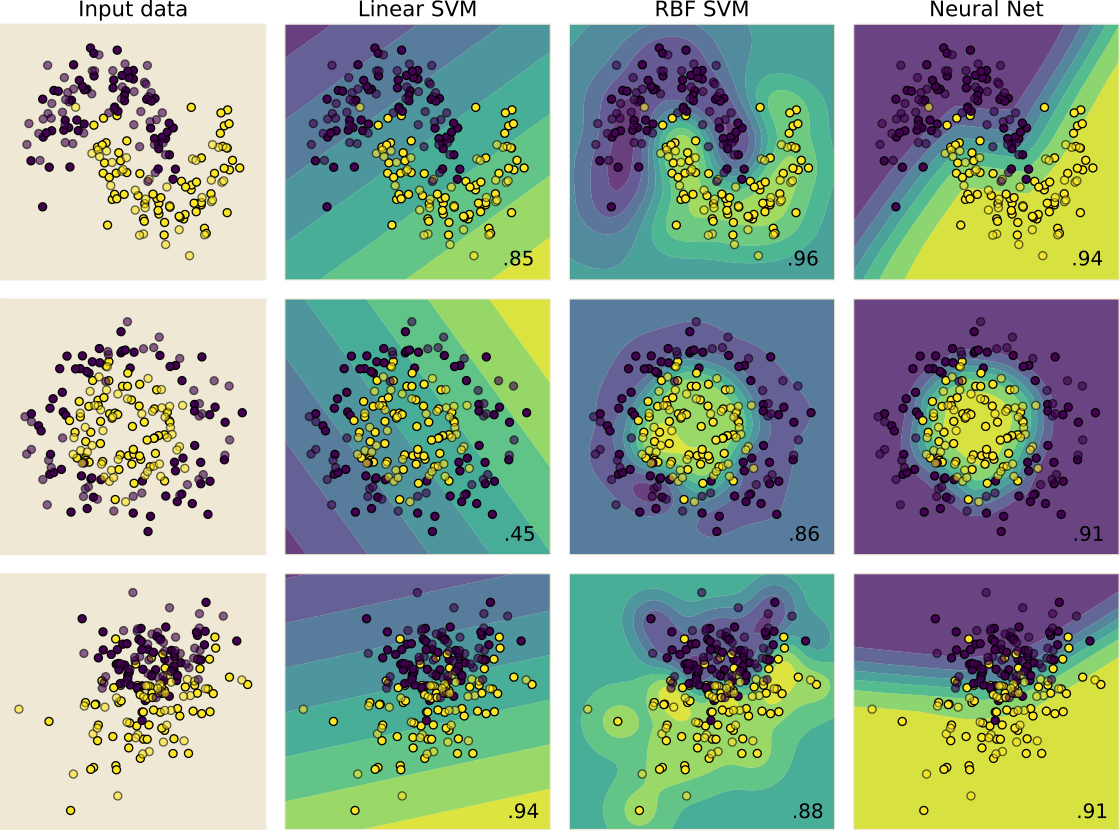

This figure's Python source:
import matplotlib.pyplot as plt
import numpy as np
from matplotlib.colors import ListedColormap
from sklearn.datasets import make_circles, make_classification, make_moons
from sklearn.discriminant_analysis import QuadraticDiscriminantAnalysis
from sklearn.ensemble import AdaBoostClassifier, RandomForestClassifier
from sklearn.gaussian_process import GaussianProcessClassifier
from sklearn.gaussian_process.kernels import RBF
from sklearn.model_selection import train_test_split
from sklearn.naive_bayes import GaussianNB
from sklearn.neighbors import KNeighborsClassifier
from sklearn.neural_network import MLPClassifier
from sklearn.preprocessing import StandardScaler
from sklearn.svm import SVC
from sklearn.tree import DecisionTreeClassifier

h = .02
m = 200

names = [
    # "Nearest Neighbors",
    "Linear SVM",
    "RBF SVM",
    # "Gaussian Process",
    # "Decision Tree",
    # "Random Forest",
    "Neural Net",
    # "AdaBoost",
    # "Naive Bayes",
    # "QDA"
]

classifiers = [
    # KNeighborsClassifier(3),
    SVC(kernel="linear", C=0.025),
    SVC(gamma=2, C=1),
    # GaussianProcessClassifier(1.0 * RBF(1.0)),
    # DecisionTreeClassifier(max_depth=5),
    # RandomForestClassifier(max_depth=5, n_estimators=10, max_features=1),
    MLPClassifier(alpha=1, max_iter=1000),
    # AdaBoostClassifier(),
    # GaussianNB(),
    # QuadraticDiscriminantAnalysis()
]

X, y = make_classification(n_samples=m, n_features=2, n_redundant=0, n_informative=2, random_state=1, n_clusters_per_class=1)
rng = np.random.RandomState(2)
X += 2 * rng.uniform(size=X.shape)
linearly_separable = (X, y)

datasets = [
    make_moons(n_samples=m, noise=0.2, random_state=0),
    make_circles(n_samples=m, noise=0.2, factor=0.5, random_state=1),
    linearly_separable
]

figure = plt.figure(figsize=(12, 9))
i = 1

with plt.style.context('Solarize_Light2'):
    for ds_cnt, ds in enumerate(datasets):

        X, y = ds
        X = StandardScaler().fit_transform(X)  # 标准化
        X_train, X_test, y_train, y_test = train_test_split(X, y, test_size=.4, random_state=42)  # 训练集、测试集

        x_min, x_max = X[:, 0].min() - .5, X[:, 0].max() + .5
        y_min, y_max = X[:, 1].min() - .5, X[:, 1].max() + .5
        xx, yy = np.meshgrid(np.arange(x_min, x_max, h), np.arange(y_min, y_max, h))

        ax = plt.subplot(len(datasets), len(classifiers) + 1, i)
        if ds_cnt == 0:
            ax.set_title("Input data")
        ax.scatter(X_train[:, 0], X_train[:, 1], c=y_train, edgecolors='k')
        ax.scatter(X_test[:, 0], X_test[:, 1], c=y_test, alpha=0.6, edgecolors='k')
        ax.set_xlim(xx.min(), xx.max())
        ax.set_ylim(yy.min(), yy.max())
        ax.set_xticks(())
        ax.set_yticks(())
        i += 1

        for name, clf in zip(names, classifiers):
            ax = plt.subplot(len(datasets), len(classifiers) + 1, i)
            
            clf.fit(X_train, y_train)  # 训练模型
            score = clf.score(X_test, y_test)  # 测试

            if hasattr(clf, "decision_function"):
                Z = clf.decision_function(np.c_[xx.ravel(), yy.ravel()])
            else:
                Z = clf.predict_proba(np.c_[xx.ravel(), yy.ravel()])[:, 1]

            Z = Z.reshape(xx.shape)
            ax.contourf(xx, yy, Z, alpha=.8)

            ax.scatter(X_train[:, 0], X_train[:, 1], c=y_train, edgecolors='k')
            ax.scatter(X_test[:, 0], X_test[:, 1], c=y_test, edgecolors='k', alpha=0.6)

            ax.set_xlim(xx.min(), xx.max())
            ax.set_ylim(yy.min(), yy.max())
            ax.set_xticks(())
            ax.set_yticks(())
            if ds_cnt == 0:
                ax.set_title(name)
            ax.text(xx.max() - .3, yy.min() + .3, ('%.2f' % score).lstrip('0'), size=15, horizontalalignment='right')
            i += 1

plt.tight_layout()
plt.show()
